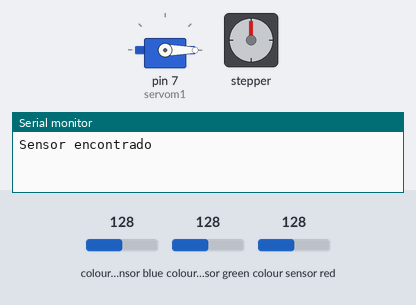
Recording of a sketch running on a simulated Arduino Uno, built with avr-gcc and run on an emulated ATmega328P. Parts: servo, stepper motor, the last lines printed to the serial monitor. The test bench sets the inputs (shaded band); at power-on: colour sensor blue 128, colour sensor red 128, colour sensor green 128. Stepper angles assume 2048 steps per turn.

Above: at 5.9 s.
6.0 s: colour sensor blue set to 131
At 14.4 s:
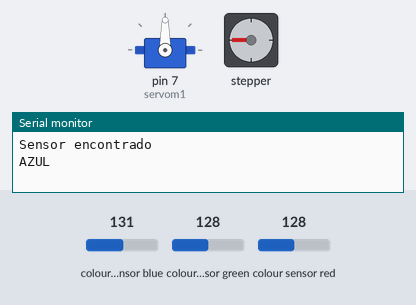
18.6 s: colour sensor red set to 191
At 27.6 s:
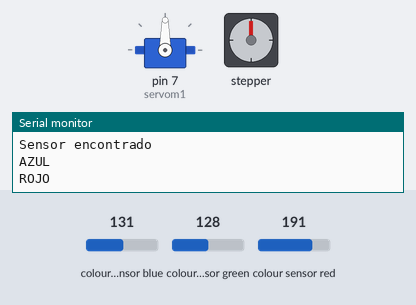
29.3 s: colour sensor green set to 135
At 36.4 s:
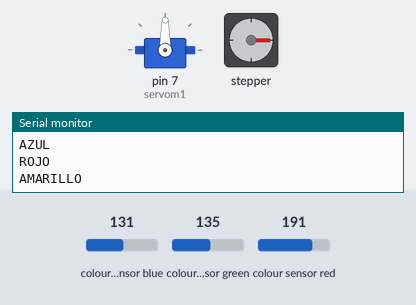
37.1 s: colour sensor green set to 250
Timing chart, 0 to 53.5 s (numbered marks = the images above; inputs shaded):
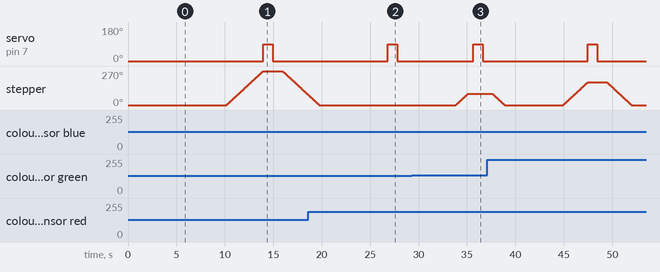

Measured:
- the behaviour switches between 128 and 129 on colour sensor blue (found by bisection; images 0 and 1)
- the behaviour switches between 131 and 132 on colour sensor green (found by bisection; images 2 and 3)
- after the input at 6.0 s, servo on pin 7 (servom1): 0° → 90° after 8.0 s, → 0° 1.0 s later; stepper: turns 270° clockwise in 3.8 s, then 188° counter-clockwise in 2.6 s
- after the input at 18.6 s, servo on pin 7 (servom1): 0° → 90° after 8.2 s, → 0° 1.0 s later; stepper: goes on until 19.7 s, then stays 0°
- after the input at 29.3 s, stepper: turns 90° clockwise in 1.3 s, starting after 4.6 s

The sketch:

Contenedor_Inteligente.Recyclops_hito_3.ino
```cpp
#include <Wire.h>
#include "Adafruit_TCS34725.h" //Librería de Sensor de Color
#include <MultiStepper.h>     //Librería de Motor PasoAPaso
#include <Servo.h>            //Librería de Servo Motor

#include <Stepper.h>}
Servo servom1;          //declaramos el nombre del Servo Motor

Adafruit_TCS34725 tcs = Adafruit_TCS34725(TCS34725_INTEGRATIONTIME_50MS, TCS34725_GAIN_4X);
int stepsrevolution = 2048;         // numero de pasos para dar una vuelta
int velocidadMotor = 12;            // variable para la velocidad del motor
Stepper motorcito (stepsrevolution, 8,10,9,11);     // Pines donde esta conectado el motor y nombre del motor
int esperar = 1000;

void setup() {
  Serial.begin(9600);

  motorcito.setSpeed(velocidadMotor);    //Le damos la velocidad del motor
  servom1.attach(7);  // Pin donde esta conectado el servo. (Pin digital 7)

  if (tcs.begin()) {
    Serial.println("Sensor encontrado");  // Avisa que se encuntra el sensor
  } else {
    Serial.println("No se encontró el sensor TCS34725, verifica las conexiones");   // Avisa que no se encontro el sensor.
    while (1);
  }
}

void loop() {

  servom1.write(0);     //Pone el servo motor en posición 0 grados
  delay (10);
  uint16_t r, g, b, c, colorTemp, lux; //variables para almacenar los valores de los componentes de color. temperatura de color y luminosidad

  tcs.getRawData(&r, &g, &b, &c);         // Se obtienen los datos del sensor de color utilizando el método getRawData()
  colorTemp = tcs.calculateColorTemperature(r, g, b);   // Se calcula la temperatura de color con el método tcs.calculateColorTemperature  del objeto de Adafruit_TCS34725
  lux = tcs.calculateLux(r, g, b);      //Se calcula a luminosidad con el método calculateLux() del objeto de Adafruit_TCS34725

  if (r > g && g > b) {   // Se averigua qué color es con un IF
    Serial.println("AMARILLO");     //Se imprime en el Monitor Serial el color que detecto.
    motorcito.step(stepsrevolution *0.25);    //El motor gira la tapa 1/4 de vuelta
    delay (500);        // Se espera medio segundo
    servom1.write(90);   // Gira el servo a 90 grados. La tapa de abajo se mueve y deja caer el recipiente en el contenedor
    delay(1000);        // Espera 1 segundo
    servom1.write(0);    // Gira el servo a 0 grados. La tapa vuelve a la posición de piso del cajón.
    delay(1000);
    motorcito.step(-(stepsrevolution * 0.25)); // El motor vuelve a su posición inicial. La tapa vuelve a posicionarse en frente al usuario
  delay (esperar);
  }
  else if (g > r && g > b) {
    Serial.println("VERDE");
    motorcito.step(stepsrevolution * 0.50);
    servom1.write(90);
    delay(1000);
    servom1.write(0);
    delay(1000);
    motorcito.step(-(stepsrevolution * 0.50));
  delay (esperar);
  }
  else if (b > r && b > g) {
    Serial.println("AZUL");
    motorcito.step(stepsrevolution *0.75);
    servom1.write(90);
    delay(1000);
    servom1.write(0);
    delay(1000);
    motorcito.step(-(stepsrevolution * 0.75));
  delay (esperar);
  }
   else if (r > g && r > b){
    Serial.println("ROJO");
    delay(1000);
    servom1.write(90);
    delay(1000);
    servom1.write(0);
    delay(1000);
  }

  delay(5000); // Se espera 5 segundos para volver a repetir el loop.
}
```
